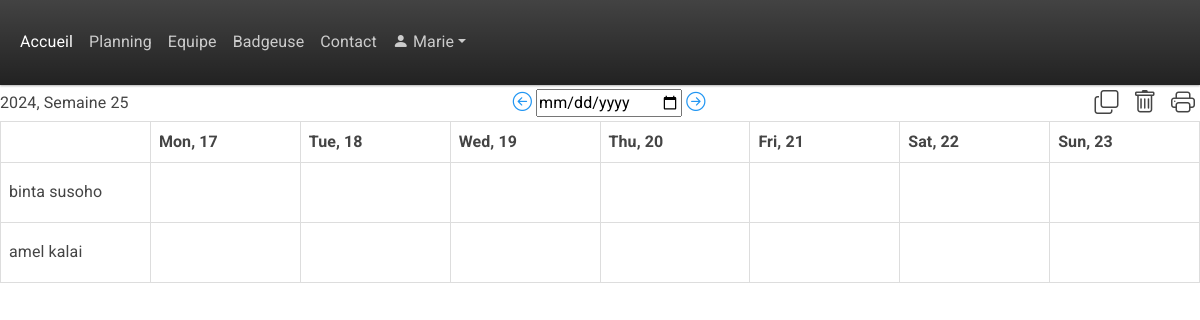
The page /planning/2024/25/ (signed in) on the database its author committed.
### base/models.py (models this page shows, shortened)
class CustomUser(AbstractUser):
    entreprise = models.ForeignKey(Entreprise, on_delete=models.CASCADE, null=True, blank=True)

class Employe(models.Model):
    Poste = models.ForeignKey(Poste, on_delete=models.SET_NULL, null=True)
    EntrepriseRattachée = models.ForeignKey(Entreprise, on_delete=models.SET_NULL, null=True)
    name = models.CharField(max_length=200, default="Nom")
    firstname = models.CharField(max_length=200, default="Prénom")
    e_mail = models.CharField(max_length=200, default="default@example.com")
    phone_number = models.CharField(max_length=12, default="0634567890")
    employee_CodePin = models.CharField(max_length=4, unique=True, blank=True, null=True)
    updated = models.DateTimeField(auto_now=True)
    created = models.DateTimeField(auto_now_add=True)

### base/views.py (the view)
# urls.py: path('planning/', views.planning, name='planning'),  # Without parameters
def planning(request, year=None, week=None):
    if request.user.is_authenticated:
        user_entreprise = request.user.entreprise
        if user_entreprise is None:
            return HttpResponse("L'administrateur doit vous assigner une entreprise")
        else:
            pass #Normal behaviour, the page is displayed
    else:
        return HttpResponse("Vous devez vous connecter pour accèder à cette page")
    if not year or not week:
        today = datetime.now()
        year, week, _ = today.isocalendar()
    start_date = datetime.fromisocalendar(int(year), int(week), 1)
    end_date = start_date + timedelta(days=6)
    prev_week = int(week) - 1 if int(week) > 1 else 52
    prev_year = int(year) - 1 if int(week) == 1 else int(year)
    next_week = int(week) + 1 if int(week) < 52 else 1
    next_year = int(year) + 1 if int(week) == 52 else int(year)
    days = [start_date + timedelta(days=i) for i in range(7)]
    tasks = [
        {'date': start_date + timedelta(days=i), 'tasks': [{'date': start_date + timedelta(days=i), 'task': f'Task {i+1}'}]}
        for i in range(7)
    ]
    employe = Employe.objects.filter(EntrepriseRattachée=user_entreprise)
    teamPlanning = None
    if request.method == 'POST':
        if "action" in request.POST:#This, if true, sends to the "Add, edit, delete, add absence single shift route"
            form = ModifyPlanningForm(request.POST, instance=teamPlanning)
            print(form)
            if form.is_valid():
                if form.cleaned_data['action'] == "EditShift":
                    print('editshift path')
                    if 'actionButton' in request.POST:
                        actionButton = request.POST['actionButton']
                        if actionButton == 'edit':
                            print("edit")
                            myid = form.cleaned_data['shift_Id']
                            team_planning_instance = get_object_or_404(TeamPlanning, pk=myid)
                            team_planning_instance.date = form.cleaned_data['date']
                            team_planning_instance.Poste = form.cleaned_data['Poste']
                            team_planning_instance.Heurededébut = form.cleaned_data['Heurededébut']
                            team_planning_instance.heuredefin = form.cleaned_data['heuredefin']
                            team_planning_instance.duréepause = form.cleaned_data['duréepause']#duree_pause_timedelta
                            team_planning_instance.note = form.cleaned_data['note']
                            team_planning_instance.save()
                        elif actionButton == 'delete':
                            print("delete")
                            myid = form.cleaned_data['shift_Id']
                            team_planning_instance = get_object_or_404(TeamPlanning, pk=myid)
                            team_planning_instance.delete()
                elif form.cleaned_data['action'] == "AddShift":
                    team_planning_instance = form.save(commit=False) #create a TeamPlanning instance without immediately saving it to the database.
                    team_planning_instance.date = form.cleaned_data['date']
                    team_planning_instance.Heurededébut = form.cleaned_data['Heurededébut']
                    team_planning_instance.heuredefin = form.cleaned_data['heuredefin']
                    team_planning_instance.duréepause = form.cleaned_data['duréepause']#duree_pause_timedelta
                    team_planning_instance.note = form.cleaned_data['note']
                    team_planning_instance.save()
                return redirect('planning')  # Redirect to the desired page
            else:
                print("form is not valid : ")
                print(form.errors)
        else : #add an if later, this will be the multiple shifts copy/delete route
            print(request.POST)
            action = request.POST.get('actionButton')
            if action == 'ValidateCopyMultipleShifts':
                selectionform = SelectionForm(request.POST)
                print("xxxxxxxxxxxxxxxxxxxxxxx ITS HERE COPYMULTIPLE xxxxxxxxxxxxxxxxxxxxxxxx")
                print(selectionform)
                ProcessMultipleShifts(selectionform.cleaned_data['employees'],
                                          selectionform.cleaned_data['weeks'], selectionform.cleaned_data['days'], week, action)
            elif action == 'ValidateDeleteMultipleShifts':
                selectionform = SelectionForm(request.POST)
                print("xxxxxxxxxxxxxxxxxxxxxxx ITS HERE DELETEMULTIPLE xxxxxxxxxxxxxxxxxxxxxxxx")
                print(selectionform)
                ProcessMultipleShifts(selectionform.cleaned_data['employees'],
                                          selectionform.cleaned_data['weeks'], selectionform.cleaned_data['days'], week, action)
            return redirect('planning')  # Redirect to the desired page
    else: #following else code gets executed when user clicks on "Planning" on their browser
        form = ModifyPlanningForm(instance=teamPlanning)  # Pass employe_id here
        selectionform = SelectionForm()
    shifts_by_emp_and_day = {}
    for emp in employe:
        shifts_by_day = {}
        for day in days:
            shifts = emp.teamplanning_set.filter(date=day)
            if not shifts.exists():
                continue
            shifts_by_day[day] = shifts
            print(shifts)
        shifts_by_emp_and_day[emp.id] = shifts_by_day
    weeks = Week.objects.all()
    context = {
        'days': days,
        'tasks': tasks,
        'start_date': start_date,
        'end_date': end_date,
        'prev_week': prev_week,
        'prev_year': prev_year,
        'next_week': next_week,
        'next_year': next_year,
        'employe' : employe,
        'form' : form,
        'shifts_by_emp_and_day': shifts_by_emp_and_day,
        'weeks': weeks,
        'selectionform' : selectionform,
    }
    return render(request, 'base/planning.html', context)

### base/forms.py
class SelectionForm(forms.Form):
    employees = forms.CharField(widget=forms.HiddenInput(), required=False)
    weeks = forms.CharField(widget=forms.HiddenInput(), required=False)
    days = forms.CharField(widget=forms.HiddenInput(), required=False)

### base/models.py (called while the page is built)
    def __str__(self) -> str:
        return self.name

### base/templatetags/form_tags.py (called while the page is built)
@register.filter(name='add_class')
def add_class(field, css):
    return field.as_widget(attrs={"class":css})

### base/templates/base/planning.html (shortened to what this page needs)
{% extends 'main.html' %}
{% load form_tags %}
{% load static %}
{% block content %}
{% if user.is_authenticated %}
{% if perms.members.custom_permission %}
<div style="display: flex; justify-content: space-between; align-items: center;">
    {{ start_date|date:'Y' }}, Semaine {{ start_date|date:'W' }}
    <div>
        <a class="bi bi-arrow-left-circle" style="font-size: 1.2em;" href="{% url 'planning_with_params' year=prev_year week=prev_week %}"></a>
        <input type="date" id="datePicker" name="date">
        <a class="bi bi-arrow-right-circle" style="font-size: 1.2em;" href="{% url 'planning_with_params' year=next_year week=next_week %}"></a>
    </div>
    <div>
        <i class="bi bi-copy icon-overlay" style="font-size: 1.5em; padding-right: 5px; padding-left: 5px;" title="Copier des shifts" onclick = "CopyShifts()"></i>
        <i class="bi bi-trash icon-overlay" style="font-size: 1.5em; padding-right: 5px; padding-left: 5px;" title="Supprimer des shifts" onclick = "DeleteShifts()"></i>
        <i class="bi bi-printer icon-overlay" style="font-size: 1.5em; padding-right: 5px; padding-left: 5px;" title="Imprimer le planning" onclick="printTable()"></i>
    </div>
</div>
<table class = "my-table", border="1" id = "table1">
    <thead>
        <tr>
            <th></th>
            {% for day in days %}
                <th>{{ day|date:'D, d' }}</th>
            {% endfor %}
        </tr>
    </thead>
    <tbody>
        {% for emp in employe %}
            <tr>
                <td style = "font-size: 16px;">{{ emp.firstname }} {{ emp.name }}</td>
                {% for day in days %}
                                <td onclick="openModal(this, '{{ emp.id }}', '{{ emp.name }}', '{{ emp.firstname }}', '{{ day|date:'Y-m-d' }}')">
                                </td>
                {% endfor %}
            </tr>
        {% endfor %}
    </tbody>
</table>
{% else %}
  <p>The user does not have the permission.</p>
{% endif %}
{% else %}
<h1>Veuillez vous connecter pour accéder à cette page web</h1>
<a href="{% url 'login' %}">Se connecter</a>
{% endif %}
{% endblock %}

### templates/navbar.html (shortened to what this page needs)
{% load static %}
<header>
<nav class="navbar navbar-expand-lg bg-dark" data-bs-theme="dark">
  <div class="container-fluid">
    <div class="collapse navbar-collapse" id="navbarColor02">
      <ul class="navbar-nav me-auto">
        <li class="nav-item">
          <a class="nav-link active" href="{% url 'home' %}">Accueil
          </a>
        </li>
        <li class="nav-item">
          <a class="nav-link" href="{% url 'planning' %}">Planning</a>
        </li>
        <li class="nav-item">
          <a class="nav-link" href="{% url 'team_members_page' %}">Equipe</a>
        </li>
        <li class="nav-item">
          <a class="nav-link" href="#">Badgeuse</a>
        </li>
        <li class="nav-item">
          <a class="nav-link" href="{% url 'contact' %}">Contact</a>
        </li>
        <li class="nav-item dropdown">
          {% if user.is_authenticated %}
          <a class="nav-link dropdown-toggle" data-bs-toggle="dropdown" href="#" role="button" aria-haspopup="true" aria-expanded="false"><i class="bi bi-person-fill"></i>  {{ user.username }}</a>
          {% else %}
          <a class="nav-link dropdown-toggle" data-bs-toggle="dropdown" href="#" role="button" aria-haspopup="true" aria-expanded="false">Utilisateur</a>
          {% endif %}
        </li>
      </ul>
    </div>
  </div>
</nav>
</header>

### templates/main.html (style rules this page uses)
.my-table { width: 100%; table-layout: fixed; }
.my-table td { width: 100px; height: 60px; overflow: hidden; text-overflow: ellipsis; white-space: nowrap; font-size: 12px; }
.my-table th { font-size: 16px; }
table { border-collapse: collapse; width: 100%; }
th, td { font-size: 12px; border: 1px solid #ddd; padding: 8px; text-align: left; }

### rows shown on the page
CustomUser: username "Marie"
Employe: firstname "binta", name "susoho"
Employe: firstname "amel", name "kalai"

### other values the page prints
{{ start_date|date:'Y' }} "2024"
{{ start_date|date:'W' }} "25"
{{ day|date:'D, d' }} "Mon, 17" "Tue, 18" "Wed, 19" "Thu, 20" "Fri, 21" "Sat, 22" "Sun, 23"
